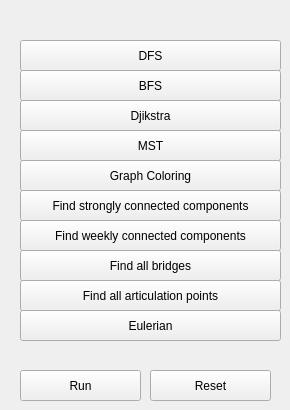
          <widget class="QWidget" name="tabAlgorithms">
           <property name="styleSheet">
            <string notr="true"/>
           </property>
           <attribute name="title">
            <string>Algorithms</string>
           </attribute>
           <widget class="QPushButton" name="pbDFS">
            <property name="geometry">
             <rect>
              <x>20</x>
              <y>40</y>
              <width>261</width>
              <height>31</height>
             </rect>
            </property>
            <property name="styleSheet">
             <string notr="true"/>
            </property>
            <property name="text">
             <string>DFS</string>
            </property>
            <property name="checkable">
             <bool>true</bool>
            </property>
            <property name="autoExclusive">
             <bool>true</bool>
            </property>
           </widget>
           <widget class="QPushButton" name="pbBFS">
            <property name="geometry">
             <rect>
              <x>20</x>
              <y>70</y>
              <width>261</width>
              <height>31</height>
             </rect>
            </property>
            <property name="styleSheet">
             <string notr="true"/>
            </property>
            <property name="text">
             <string>BFS</string>
            </property>
            <property name="checkable">
             <bool>true</bool>
            </property>
            <property name="autoExclusive">
             <bool>true</bool>
            </property>
           </widget>
           <widget class="QPushButton" name="pbDjikstra">
            <property name="geometry">
             <rect>
              <x>20</x>
              <y>100</y>
              <width>261</width>
              <height>31</height>
             </rect>
            </property>
            <property name="styleSheet">
             <string notr="true"/>
            </property>
            <property name="text">
             <string>Djikstra</string>
            </property>
            <property name="checkable">
             <bool>true</bool>
            </property>
            <property name="autoExclusive">
             <bool>true</bool>
            </property>
           </widget>
           <widget class="QPushButton" name="pbMST">
            <property name="geometry">
             <rect>
              <x>20</x>
              <y>130</y>
              <width>261</width>
              <height>31</height>
             </rect>
            </property>
            <property name="styleSheet">
             <string notr="true"/>
            </property>
            <property name="text">
             <string>MST</string>
            </property>
            <property name="checkable">
             <bool>true</bool>
            </property>
            <property name="autoExclusive">
             <bool>true</bool>
            </property>
           </widget>
           <widget class="QPushButton" name="pbRUN">
            <property name="geometry">
             <rect>
              <x>20</x>
              <y>370</y>
              <width>121</width>
              <height>31</height>
             </rect>
            </property>
            <property name="styleSheet">
             <string notr="true"/>
            </property>
            <property name="text">
             <string>Run</string>
            </property>
            <property name="icon">
             <iconset resource="../Resources.qrc">
              <normaloff>:/new/rec/Resources/run.png</normaloff>:/new/rec/Resources/run.png</iconset>
            </property>
           </widget>
           <widget class="QPushButton" name="pbRESET">
            <property name="geometry">
             <rect>
              <x>150</x>
              <y>370</y>
              <width>121</width>
              <height>31</height>
             </rect>
            </property>
            <property name="styleSheet">
             <string notr="true"/>
            </property>
            <property name="text">
             <string>Reset</string>
            </property>
            <property name="icon">
             <iconset resource="../Resources.qrc">
              <normaloff>:/new/rec/Resources/reset.png</normaloff>:/new/rec/Resources/reset.png</iconset>
            </property>
           </widget>
           <widget class="QPushButton" name="pbColoring">
            <property name="geometry">
             <rect>
              <x>20</x>
              <y>160</y>
              <width>261</width>
              <height>31</height>
             </rect>
            </property>
            <property name="styleSheet">
             <string notr="true"/>
            </property>
            <property name="text">
             <string>Graph Coloring</string>
            </property>
            <property name="checkable">
             <bool>true</bool>
            </property>
            <property name="autoExclusive">
             <bool>true</bool>
            </property>
           </widget>
           <widget class="QPushButton" name="pbStronglyConnected">
            <property name="geometry">
             <rect>
              <x>20</x>
              <y>190</y>
              <width>261</width>
              <height>31</height>
             </rect>
            </property>
            <property name="styleSheet">
             <string notr="true"/>
            </property>
            <property name="text">
             <string>Find strongly connected components</string>
            </property>
            <property name="checkable">
             <bool>true</bool>
            </property>
            <property name="autoExclusive">
             <bool>true</bool>
            </property>
           </widget>
           <widget class="QPushButton" name="pbWeeklyConnected">
            <property name="geometry">
             <rect>
              <x>20</x>
              <y>220</y>
              <width>261</width>
              <height>31</height>
             </rect>
            </property>
            <property name="styleSheet">
             <string notr="true"/>
            </property>
            <property name="text">
             <string>Find weekly connected components</string>
            </property>
            <property name="checkable">
             <bool>true</bool>
            </property>
            <property name="autoExclusive">
             <bool>true</bool>
            </property>
           </widget>
           <widget class="QPushButton" name="pbBridges">
            <property name="geometry">
             <rect>
              <x>20</x>
              <y>250</y>
              <width>261</width>
              <height>31</height>
             </rect>
            </property>
            <property name="styleSheet">
             <string notr="true"/>
            </property>
            <property name="text">
             <string>Find all bridges</string>
            </property>
            <property name="checkable">
             <bool>true</bool>
            </property>
            <property name="autoExclusive">
             <bool>true</bool>
            </property>
           </widget>
           <widget class="QPushButton" name="pbArticulation">
            <property name="geometry">
             <rect>
              <x>20</x>
              <y>280</y>
              <width>261</width>
              <height>31</height>
             </rect>
            </property>
            <property name="styleSheet">
             <string notr="true"/>
            </property>
            <property name="text">
             <string>Find all articulation points</string>
            </property>
            <property name="checkable">
             <bool>true</bool>
            </property>
            <property name="autoExclusive">
             <bool>true</bool>
            </property>
           </widget>
           <widget class="QPushButton" name="pbEulerian">
            <property name="geometry">
             <rect>
              <x>20</x>
              <y>310</y>
              <width>261</width>
              <height>31</height>
             </rect>
            </property>
            <property name="styleSheet">
             <string notr="true"/>
            </property>
            <property name="text">
             <string>Eulerian</string>
            </property>
            <property name="checkable">
             <bool>true</bool>
            </property>
            <property name="autoExclusive">
             <bool>true</bool>
            </property>
           </widget>
          </widget>
